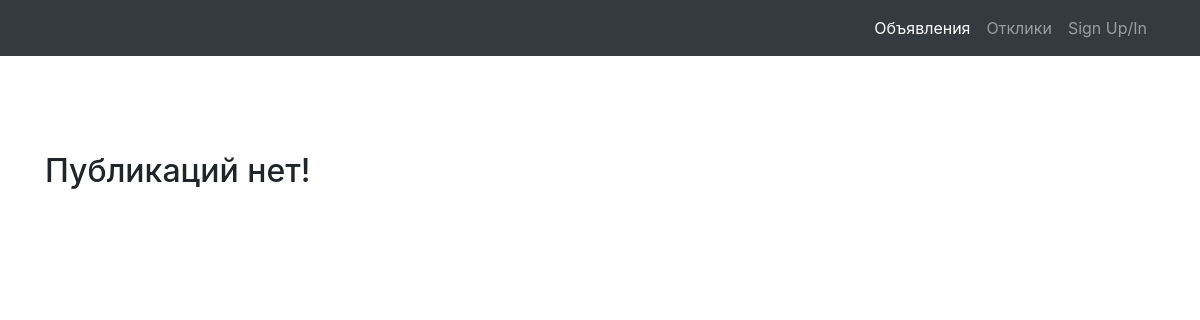
The page /index on the database as committed earlier.
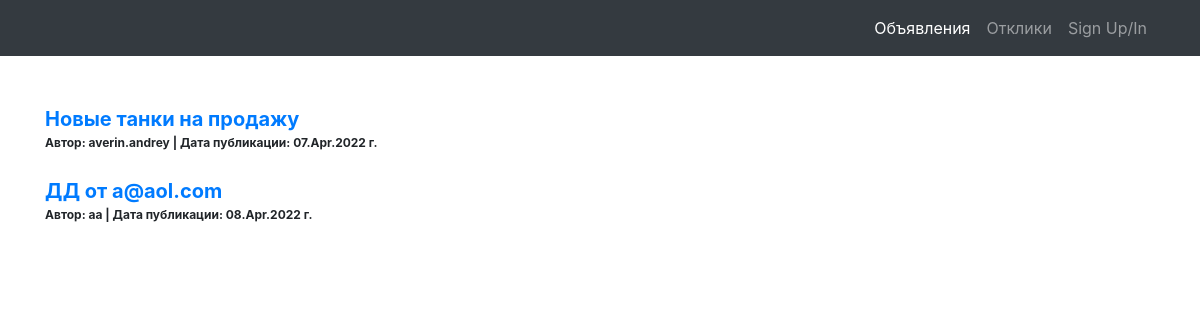
The same page on the database as committed later.
### board/models.py (models this page shows)
class Post(models.Model):
    author = models.ForeignKey(User, on_delete=models.CASCADE)
    d_time = models.DateTimeField(auto_now_add=True, verbose_name="Время создания объявления")
    title = models.CharField(max_length=255)
    text = RichTextField()
    choices = [
        ("TK", "Танки"),
        ("HL", "Хилы"),
        ("DD", "ДД"),
        ("TR", "Торговцы"),
        ("GD", "Гилдмастеры"),
        ("KG", "Квестгиверы"),
        ("KC", "Кузнецы"),
        ("KG", "Кожевники"),
        ("ZV", "Зельевары"),
        ("MZ", "Мастера заклинаний")
    ]
    category = models.CharField(
        max_length=2,
        choices=choices,
        verbose_name="Категория"
    )

### board/views.py (the view)
# urls.py: path('index', PostList.as_view(), name='index'),
class PostList(ListView):
    model = Post
    template_name = 'index.html'
    context_object_name = 'posts'

### templates/index.html (shortened to what this page needs)
{% extends 'default.html' %}
{% block content %}
    <br><br>
    {% if posts %}
        {% for post in posts %}
            <a href="/post/{{ post.id }}" style="font-size: 20px;"><b>{{ post.title }}</b></a><br>
            <span style="font-size: 12px;"><b>Автор:  {{ post.author }} |
                Дата публикации: {{ post.d_time|date:'d.M.Y' }} г.</b></span><br><br>
        {% endfor %}
    {% else %}
        <br><br>
        <h2>Публикаций нет!</h2>
    {% endif %}
{% endblock content %}

### templates/default.html (shortened to what this page needs)
{% load static %}
<html lang="en">
<head>
  <link href="{% static 'vendor/bootstrap/css/bootstrap.min.css' %}" rel="stylesheet">
</head>
<body>
  <nav class="navbar navbar-expand-lg navbar-dark bg-dark static-top">
    <div class="container">
      <div class="collapse navbar-collapse" id="navbarResponsive">
        <ul class="navbar-nav ml-auto">
          <li class="nav-item active">
            <a class="nav-link" href="{% url 'index' %}">Объявления
            </a>
          </li>
          <li class="nav-item">
            <a class="nav-link" href="{% url 'replies' %}">Отклики</a>
          </li>
          {% if user.is_authenticated %}
          <li class="nav-item">
              <a class="nav-link" href="{% url 'sign_profile' %}">Мой профиль</a>
          </li>
          {% else %}
          <li class="nav-item">
              <a class="nav-link" href="{% url 'account_login' %}">Sign Up/In</a>
          </li>
          {% endif %}
        </ul>
      </div>
    </div>
  </nav>
  <div class="container">
    <div class="row">
      <div class="col-lg-12">
       {% block content %}{% endblock content %}
      </div>
    </div>
  </div>
</body>
</html>

Rows that differ between the two databases and show on the page:
added Post: title "Новые танки на продажу", author "averin.andrey", d_time "07.Apr.2022"
added Post: title "ДД от a@aol.com", author "aa", d_time "08.Apr.2022"
Other text that changed with them:
text no longer shown: "Публикаций нет!"
